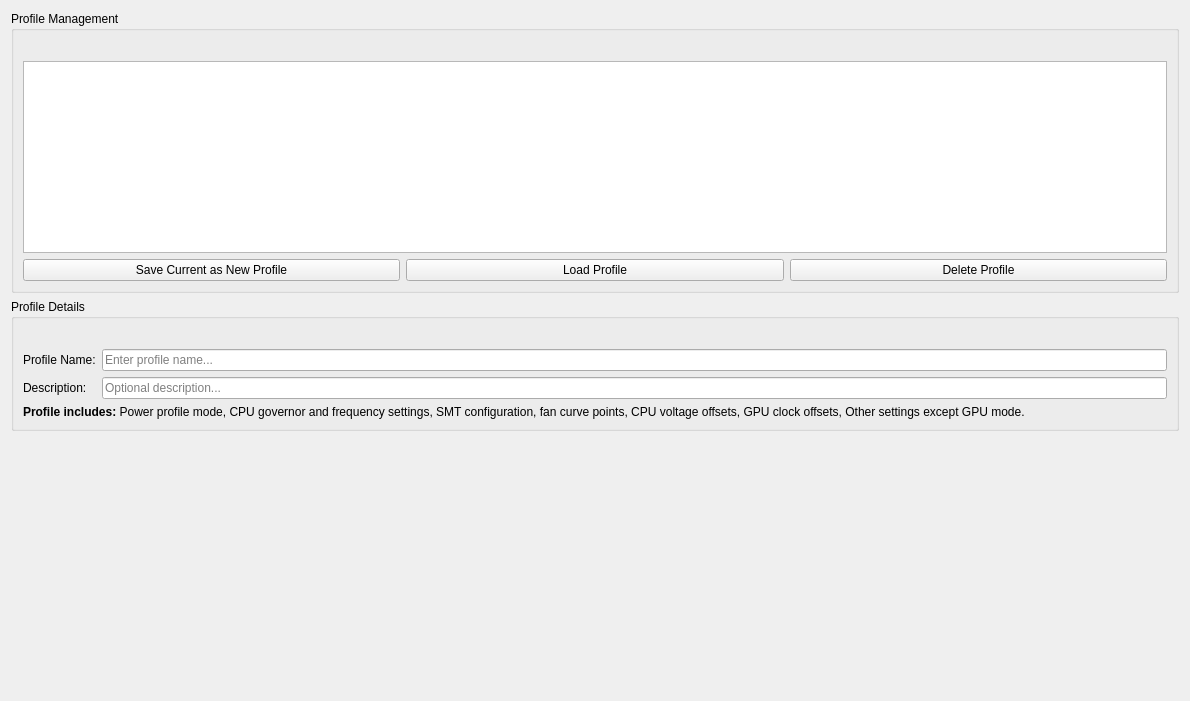
<?xml version="1.0" encoding="UTF-8"?>
<ui version="4.0">
 <class>ToolBarProfilesWidget</class>
 <widget class="QWidget" name="ToolBarProfilesWidget">
  <property name="geometry">
   <rect>
    <x>0</x>
    <y>0</y>
    <width>1190</width>
    <height>701</height>
   </rect>
  </property>
  <property name="windowTitle">
   <string>Profiles</string>
  </property>
  <property name="styleSheet">
   <string notr="true"/>
  </property>
  <layout class="QVBoxLayout" name="verticalLayout_Main">
   <item>
    <layout class="QVBoxLayout" name="verticalLayout_Content">
     <item>
      <widget class="QGroupBox" name="groupBox_Profiles">
       <property name="title">
        <string>Profile Management</string>
       </property>
       <layout class="QVBoxLayout" name="verticalLayout_Profiles">
        <property name="topMargin">
         <number>30</number>
        </property>
        <item>
         <widget class="QListWidget" name="listWidget_Profiles">
          <property name="styleSheet">
           <string notr="true"/>
          </property>
          <property name="alternatingRowColors">
           <bool>false</bool>
          </property>
          <property name="spacing">
           <number>2</number>
          </property>
         </widget>
        </item>
        <item>
         <layout class="QHBoxLayout" name="horizontalLayout_ProfileActions">
          <item>
           <widget class="QPushButton" name="pushButton_SaveProfile">
            <property name="text">
             <string>Save Current as New Profile</string>
            </property>
           </widget>
          </item>
          <item>
           <widget class="QPushButton" name="pushButton_LoadProfile">
            <property name="text">
             <string>Load Profile</string>
            </property>
           </widget>
          </item>
          <item>
           <widget class="QPushButton" name="pushButton_DeleteProfile">
            <property name="text">
             <string>Delete Profile</string>
            </property>
           </widget>
          </item>
         </layout>
        </item>
       </layout>
      </widget>
     </item>
     <item>
      <widget class="QGroupBox" name="groupBox_ProfileDetails">
       <property name="title">
        <string>Profile Details</string>
       </property>
       <layout class="QGridLayout" name="gridLayout_ProfileDetails">
        <property name="topMargin">
         <number>30</number>
        </property>
        <item row="0" column="0">
         <widget class="QLabel" name="label_ProfileName">
          <property name="text">
           <string>Profile Name:</string>
          </property>
         </widget>
        </item>
        <item row="0" column="1">
         <widget class="QLineEdit" name="lineEdit_ProfileName">
          <property name="placeholderText">
           <string>Enter profile name...</string>
          </property>
         </widget>
        </item>
        <item row="1" column="0">
         <widget class="QLabel" name="label_ProfileDescription">
          <property name="text">
           <string>Description:</string>
          </property>
         </widget>
        </item>
        <item row="1" column="1">
         <widget class="QLineEdit" name="lineEdit_ProfileDescription">
          <property name="placeholderText">
           <string>Optional description...</string>
          </property>
         </widget>
        </item>
        <item row="2" column="0" colspan="2">
         <widget class="QLabel" name="label_ProfileContents">
          <property name="text">
           <string>&lt;html&gt;&lt;head/&gt;&lt;body&gt;&lt;p&gt;&lt;span style=&quot; font-weight:700;&quot;&gt;Profile includes:&lt;/span&gt; Power profile mode, CPU governor and frequency settings, SMT configuration, fan curve points, CPU voltage offsets, GPU clock offsets, Other settings except GPU mode.&lt;/p&gt;&lt;/body&gt;&lt;/html&gt;</string>
          </property>
          <property name="textFormat">
           <enum>Qt::TextFormat::RichText</enum>
          </property>
          <property name="wordWrap">
           <bool>true</bool>
          </property>
         </widget>
        </item>
       </layout>
      </widget>
     </item>
     <item>
      <spacer name="verticalSpacer">
       <property name="orientation">
        <enum>Qt::Orientation::Vertical</enum>
       </property>
       <property name="sizeHint" stdset="0">
        <size>
         <width>20</width>
         <height>40</height>
        </size>
       </property>
      </spacer>
     </item>
    </layout>
   </item>
  </layout>
 </widget>
 <resources/>
 <connections/>
</ui>
